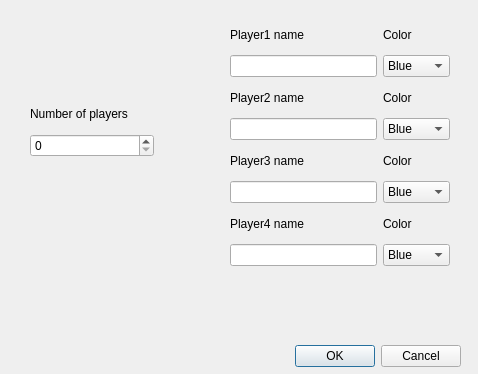
<?xml version="1.0" encoding="UTF-8"?>
<ui version="4.0">
 <class>settingsDialog</class>
 <widget class="QDialog" name="settingsDialog">
  <property name="geometry">
   <rect>
    <x>0</x>
    <y>0</y>
    <width>478</width>
    <height>374</height>
   </rect>
  </property>
  <property name="windowTitle">
   <string>Dialog</string>
  </property>
  <widget class="QDialogButtonBox" name="buttonBox">
   <property name="geometry">
    <rect>
     <x>120</x>
     <y>340</y>
     <width>341</width>
     <height>32</height>
    </rect>
   </property>
   <property name="orientation">
    <enum>Qt::Horizontal</enum>
   </property>
   <property name="standardButtons">
    <set>QDialogButtonBox::Cancel|QDialogButtonBox::Ok</set>
   </property>
  </widget>
  <widget class="QWidget" name="">
   <property name="geometry">
    <rect>
     <x>30</x>
     <y>100</y>
     <width>124</width>
     <height>57</height>
    </rect>
   </property>
   <layout class="QVBoxLayout" name="verticalLayout_6">
    <item>
     <widget class="QLabel" name="label_5">
      <property name="text">
       <string>Number of players</string>
      </property>
     </widget>
    </item>
    <item>
     <widget class="QSpinBox" name="NumberOfPlayersSpinBox">
      <property name="maximum">
       <number>4</number>
      </property>
     </widget>
    </item>
   </layout>
  </widget>
  <widget class="QWidget" name="">
   <property name="geometry">
    <rect>
     <x>230</x>
     <y>20</y>
     <width>220</width>
     <height>246</height>
    </rect>
   </property>
   <layout class="QHBoxLayout" name="horizontalLayout">
    <item>
     <layout class="QVBoxLayout" name="verticalLayout_5">
      <item>
       <layout class="QVBoxLayout" name="verticalLayout">
        <item>
         <widget class="QLabel" name="label">
          <property name="text">
           <string>Player1 name</string>
          </property>
         </widget>
        </item>
        <item>
         <widget class="QLineEdit" name="PlayerNameLineEdit_1"/>
        </item>
       </layout>
      </item>
      <item>
       <layout class="QVBoxLayout" name="verticalLayout_2">
        <item>
         <widget class="QLabel" name="label_2">
          <property name="text">
           <string>Player2 name</string>
          </property>
         </widget>
        </item>
        <item>
         <widget class="QLineEdit" name="PlayerNameLineEdit_2"/>
        </item>
       </layout>
      </item>
      <item>
       <layout class="QVBoxLayout" name="verticalLayout_3">
        <item>
         <widget class="QLabel" name="label_3">
          <property name="text">
           <string>Player3 name</string>
          </property>
         </widget>
        </item>
        <item>
         <widget class="QLineEdit" name="PlayerNameLineEdit_3"/>
        </item>
       </layout>
      </item>
      <item>
       <layout class="QVBoxLayout" name="verticalLayout_4">
        <item>
         <widget class="QLabel" name="label_4">
          <property name="text">
           <string>Player4 name</string>
          </property>
         </widget>
        </item>
        <item>
         <widget class="QLineEdit" name="PlayerNameLineEdit_4"/>
        </item>
       </layout>
      </item>
     </layout>
    </item>
    <item>
     <layout class="QVBoxLayout" name="verticalLayout_11">
      <item>
       <layout class="QVBoxLayout" name="verticalLayout_7">
        <item>
         <widget class="QLabel" name="label_6">
          <property name="text">
           <string>Color</string>
          </property>
         </widget>
        </item>
        <item>
         <widget class="QComboBox" name="PlayerColorComboBox_1">
          <item>
           <property name="text">
            <string>Blue</string>
           </property>
          </item>
          <item>
           <property name="text">
            <string>Red</string>
           </property>
          </item>
          <item>
           <property name="text">
            <string>Yellow</string>
           </property>
          </item>
          <item>
           <property name="text">
            <string>Green</string>
           </property>
          </item>
         </widget>
        </item>
       </layout>
      </item>
      <item>
       <layout class="QVBoxLayout" name="verticalLayout_8">
        <item>
         <widget class="QLabel" name="label_7">
          <property name="text">
           <string>Color</string>
          </property>
         </widget>
        </item>
        <item>
         <widget class="QComboBox" name="PlayerColorComboBox_2">
          <item>
           <property name="text">
            <string>Blue</string>
           </property>
          </item>
          <item>
           <property name="text">
            <string>Red</string>
           </property>
          </item>
          <item>
           <property name="text">
            <string>Yellow</string>
           </property>
          </item>
          <item>
           <property name="text">
            <string>Green</string>
           </property>
          </item>
         </widget>
        </item>
       </layout>
      </item>
      <item>
       <layout class="QVBoxLayout" name="verticalLayout_9">
        <item>
         <widget class="QLabel" name="label_8">
          <property name="text">
           <string>Color</string>
          </property>
         </widget>
        </item>
        <item>
         <widget class="QComboBox" name="PlayerColorComboBox_3">
          <item>
           <property name="text">
            <string>Blue</string>
           </property>
          </item>
          <item>
           <property name="text">
            <string>Red</string>
           </property>
          </item>
          <item>
           <property name="text">
            <string>Yellow</string>
           </property>
          </item>
          <item>
           <property name="text">
            <string>Green</string>
           </property>
          </item>
         </widget>
        </item>
       </layout>
      </item>
      <item>
       <layout class="QVBoxLayout" name="verticalLayout_10">
        <item>
         <widget class="QLabel" name="label_9">
          <property name="text">
           <string>Color</string>
          </property>
         </widget>
        </item>
        <item>
         <widget class="QComboBox" name="PlayerColorComboBox_4">
          <item>
           <property name="text">
            <string>Blue</string>
           </property>
          </item>
          <item>
           <property name="text">
            <string>Red</string>
           </property>
          </item>
          <item>
           <property name="text">
            <string>Yellow</string>
           </property>
          </item>
          <item>
           <property name="text">
            <string>Green</string>
           </property>
          </item>
         </widget>
        </item>
       </layout>
      </item>
     </layout>
    </item>
   </layout>
  </widget>
 </widget>
 <resources/>
 <connections>
  <connection>
   <sender>buttonBox</sender>
   <signal>accepted()</signal>
   <receiver>settingsDialog</receiver>
   <slot>accept()</slot>
   <hints>
    <hint type="sourcelabel">
     <x>248</x>
     <y>254</y>
    </hint>
    <hint type="destinationlabel">
     <x>157</x>
     <y>274</y>
    </hint>
   </hints>
  </connection>
  <connection>
   <sender>buttonBox</sender>
   <signal>rejected()</signal>
   <receiver>settingsDialog</receiver>
   <slot>reject()</slot>
   <hints>
    <hint type="sourcelabel">
     <x>316</x>
     <y>260</y>
    </hint>
    <hint type="destinationlabel">
     <x>286</x>
     <y>274</y>
    </hint>
   </hints>
  </connection>
 </connections>
</ui>
